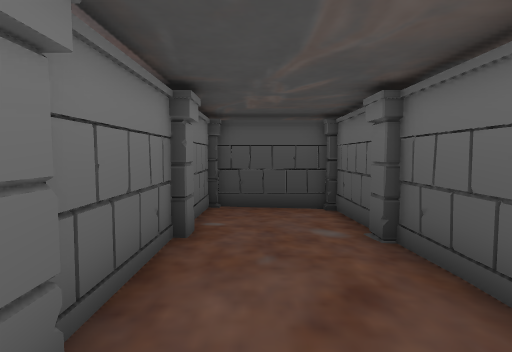
View 1 (above)

24 first-person views from a walk through a scene from a Unity 3-D project. The camera is 1.4 m above the floor, tilts 4° down and sees 80° across. The floor is counted in squares, 1 m on a side. Each view is taken from the middle of a square. On the plan, view 1 faces up. The plan holds only what a view shows up to about 14 squares ahead; the rest is blank. The place goes on beyond the plan.

View 2
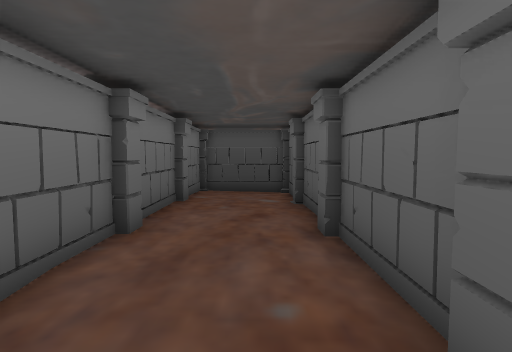

View 3
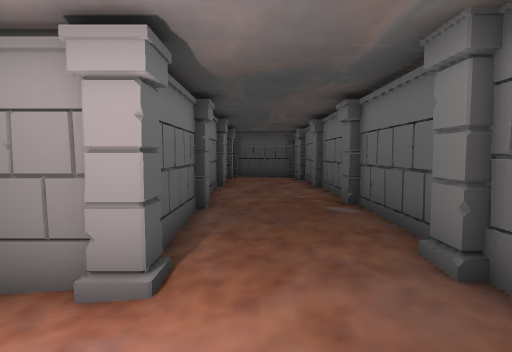

View 4
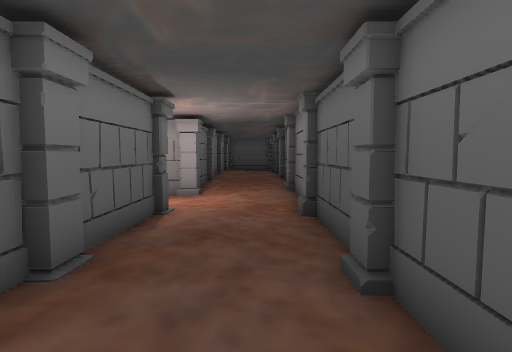

View 5
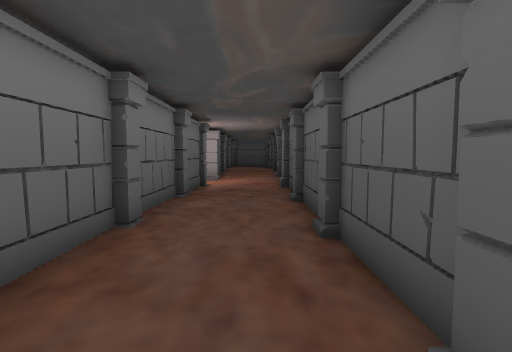

View 6
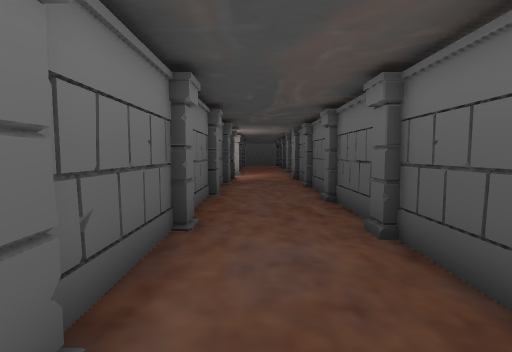

View 7
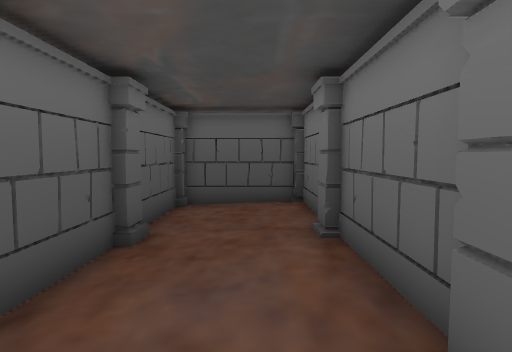

View 8
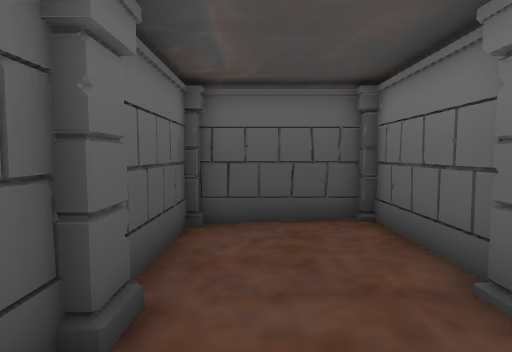

View 9
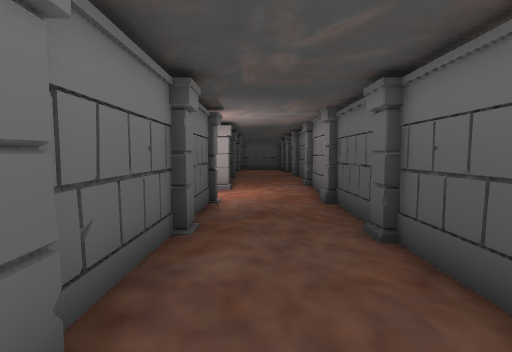

View 10
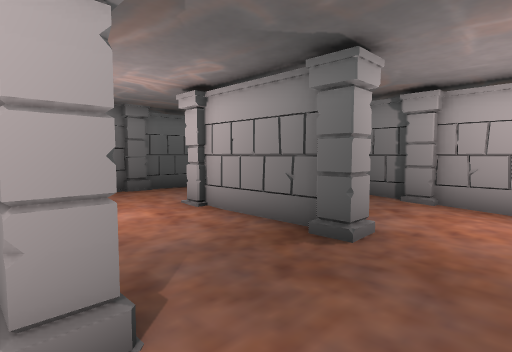

View 11
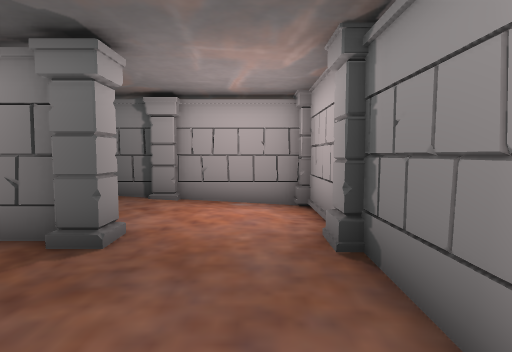

View 12
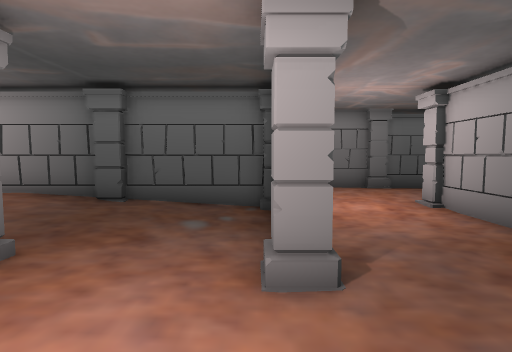

View 13
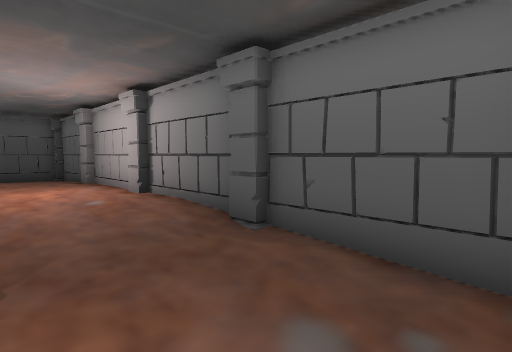

View 14
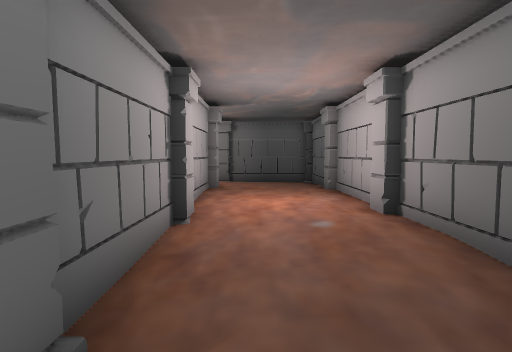

View 15
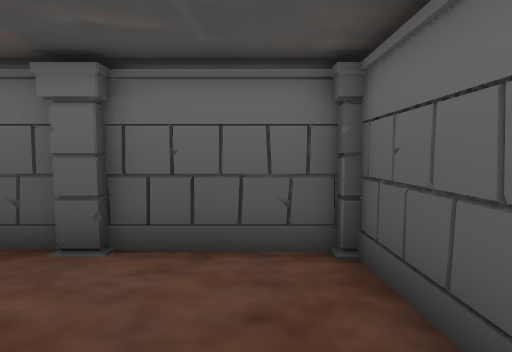

View 16
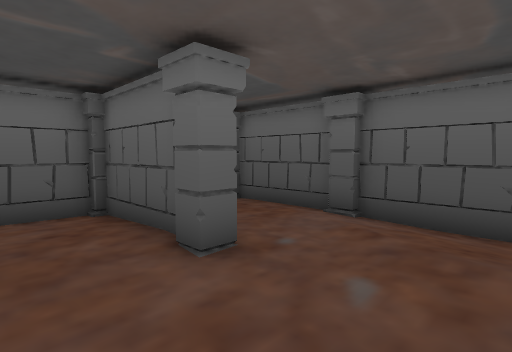

View 17
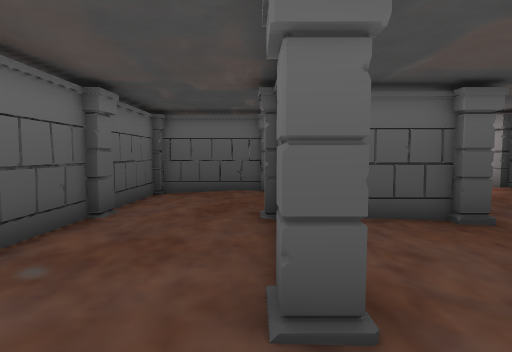

View 18
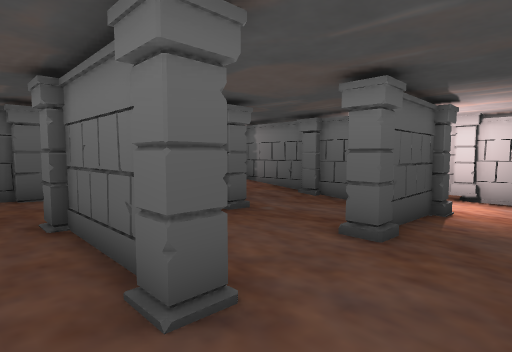

View 19
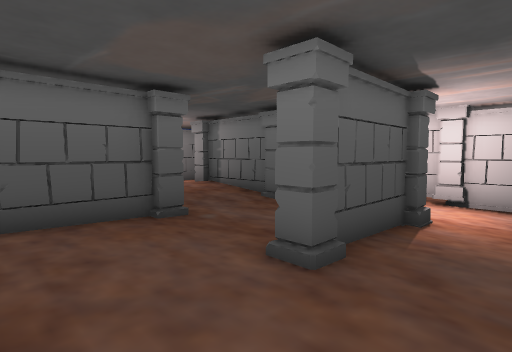

View 20
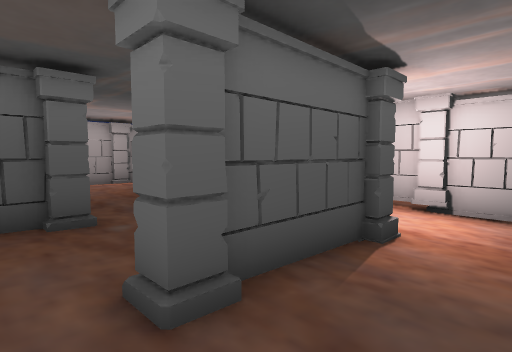

View 21
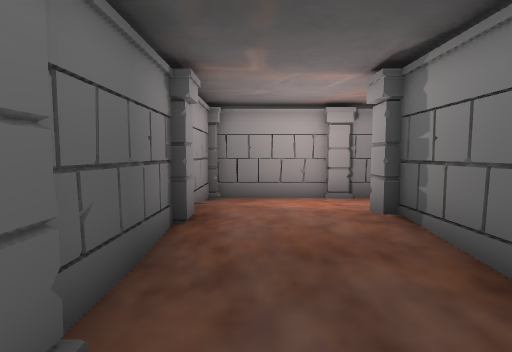

View 22
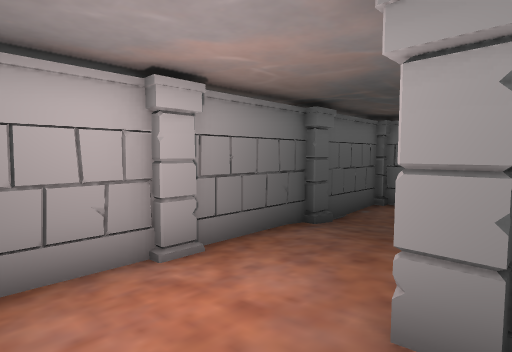

View 23
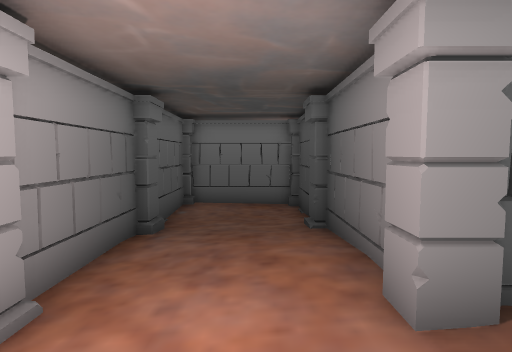

View 24
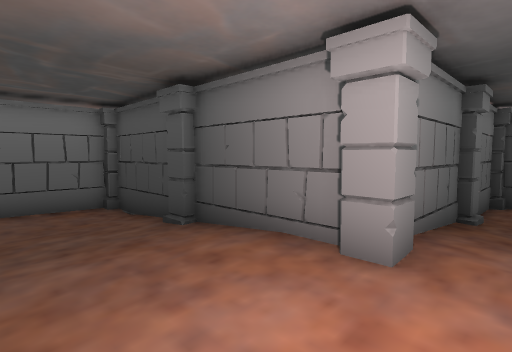

### Floor plan
Key: @ floor where view 1 was taken; # wall or solid block; . main floor; : floor 0.25 m higher than the main floor; - floor 0.25 m lower than the main floor; / step, stairs or slope; P pillar.
Columns run from 22 left of view 1 to 2 right of it. Each row starts with its distance up from view 1.
  9                 #########
  8                  :::#...#
  7                  :::#:..#
  6                  :::#::.#
  5                 #:::#:::#
  4                 #:::#:::#
  3                 #:::#:::#
  2                 #:::#:::#
  1                 #.::#:::#
  0                 #.::#:@:#
 -1                 #..:#:::#
 -2                 #/..#:::#
 -3                 #/..#:::#
 -4                .....#.::#
 -5                ----.#..:#
 -6              -------#...#
 -7                -####PP..#
 -8             #-------....#
 -9             #-..........#
-10             #.......P...#
-11             #...#####...#
-12             #.....  #...#
-13             #-....  #...#
-14             ##-.... #...#
-15              ########...#
-16         ------..... #...#
-17     #--------.....  #:..#
-18     ##--//--//......#...#
-19     ##--#####/..#...#...#
-20     #   #--.....#...#...#
-21         #-......#..:#...#
-22         #/......#..:#...#
-23         #/..#####.::#...#
-24         #...#. ...::#...#
-25         #::.# ...::.#...#
-26         #:::#....::.#...#
-27 #########:::#:..#####...#
-28 #---...:::::#::::::.#...#
-29 #---........#..:::..#...#
-30 #.--//......#.......#...#
-31 #########################

Where each view was taken, in squares from view 1:
view 1: 0 up, 0 right, facing up
view 2: 4 down, 1 right, facing up
view 3: 10 down, 0 right, facing up
view 4: 18 down, 1 right, facing up
view 5: 24 down, 1 right, facing up
view 6: 28 down, 0 right, facing up
view 7: 21 down, 0 right, facing down
view 8: 24 down, 1 right, facing down
view 9: 20 down, 0 right, facing up
view 10: 6 down, 8 left, facing down-right
view 11: 6 down, 8 left, facing down
view 12: 6 down, 9 left, facing right
view 13: 6 down, 5 left, facing up-right
view 14: 4 down, 4 left, facing up
view 15: 25 down, 6 left, facing right
view 16: 24 down, 9 left, facing down-right
view 17: 16 down, 5 left, facing down
view 18: 16 down, 4 left, facing down-left
view 19: 16 down, 6 left, facing down-left
view 20: 16 down, 8 left, facing down-left
view 21: 21 down, 11 left, facing down
view 22: 26 down, 11 left, facing down-left
view 23: 28 down, 11 left, facing left
view 24: 30 down, 12 left, facing up-left
